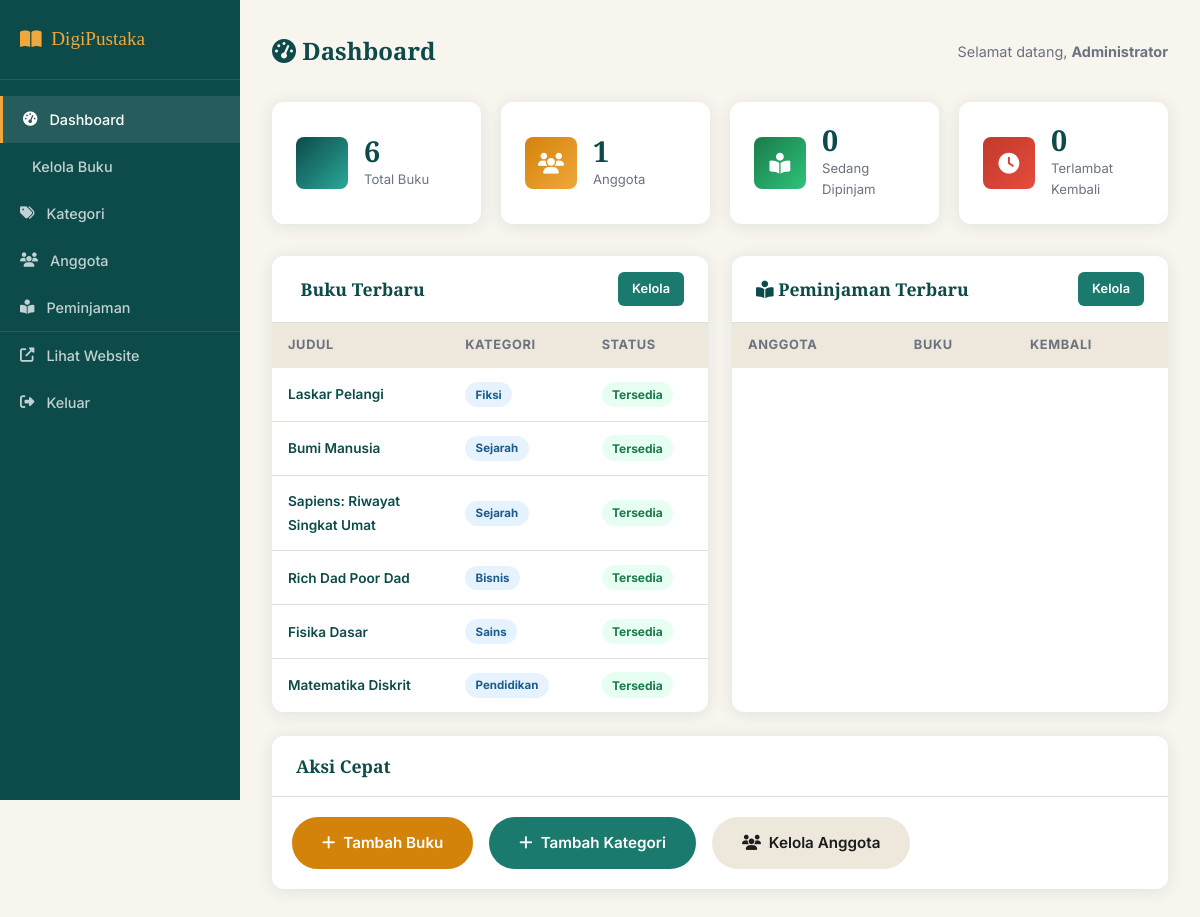
/admin/index.php (signed in), run on the app's committed database.
### tables this page shows
CREATE TABLE buku (
    id INT AUTO_INCREMENT PRIMARY KEY,
    judul VARCHAR(255) NOT NULL,
    slug VARCHAR(255) NOT NULL UNIQUE,
    pengarang VARCHAR(255) NOT NULL,
    penerbit VARCHAR(255),
    tahun_terbit YEAR,
    isbn VARCHAR(20),
    kategori_id INT,
    deskripsi TEXT,
    cover_url VARCHAR(500),
    file_url VARCHAR(500),
    halaman INT DEFAULT 0,
    bahasa VARCHAR(50) DEFAULT 'Indonesia',
    status ENUM('tersedia','tidak_tersedia') DEFAULT 'tersedia',
    views INT DEFAULT 0,
    downloads INT DEFAULT 0,
    created_at TIMESTAMP DEFAULT CURRENT_TIMESTAMP,
    FOREIGN KEY (kategori_id) REFERENCES kategori(id) ON DELETE SET NULL
);

CREATE TABLE kategori (
    id INT AUTO_INCREMENT PRIMARY KEY,
    nama VARCHAR(100) NOT NULL,
    slug VARCHAR(100) NOT NULL UNIQUE,
    deskripsi TEXT,
    ikon VARCHAR(50) DEFAULT 'book',
    created_at TIMESTAMP DEFAULT CURRENT_TIMESTAMP
);

### includes/config.php (called while the page is built, shortened)
<?php
function sanitize(string $input): string {
    return htmlspecialchars(strip_tags(trim($input)), ENT_QUOTES, 'UTF-8');
}

### admin/index.php (the view, shortened to what this page needs)
<?php
require_once __DIR__ . '/../includes/config.php';
$db = getDB();
$totalBuku      = $db->query("SELECT COUNT(*) FROM buku")->fetchColumn();
$totalAnggota   = $db->query("SELECT COUNT(*) FROM users WHERE role='anggota'")->fetchColumn();
$totalPinjam    = $db->query("SELECT COUNT(*) FROM peminjaman WHERE status='dipinjam'")->fetchColumn();
$totalTerlambat = $db->query("SELECT COUNT(*) FROM peminjaman WHERE status='dipinjam' AND tanggal_kembali < CURDATE()")->fetchColumn();
$recentBuku = $db->query("
    SELECT b.*, k.nama as nama_kategori FROM buku b
    LEFT JOIN kategori k ON b.kategori_id=k.id
    ORDER BY b.created_at DESC LIMIT 8
")->fetchAll();
?>
<!DOCTYPE html>
<html lang="id">
<head>
    <link rel="stylesheet" href="https://cdnjs.cloudflare.com/ajax/libs/font-awesome/6.5.0/css/all.min.css">
    <link rel="stylesheet" href="<?= SITE_URL ?>/assets/css/style.css">
</head>
<body>
<div class="admin-layout">
    <aside class="sidebar">
        <div class="sidebar-brand">
            <i class="fas fa-book-open"></i> <?= SITE_NAME ?>
        </div>
        <nav class="sidebar-menu">
            <a href="index.php" class="active"><i class="fas fa-tachometer-alt"></i> Dashboard</a>
            <a href="buku.php"><i class="fas fa-books"></i> Kelola Buku</a>
            <a href="kategori.php"><i class="fas fa-tags"></i> Kategori</a>
            <a href="anggota.php"><i class="fas fa-users"></i> Anggota</a>
            <a href="peminjaman.php"><i class="fas fa-book-reader"></i> Peminjaman</a>
            <a href="<?= SITE_URL ?>" style="margin-top:auto;border-top:1px solid rgba(255,255,255,.1)">
                <i class="fas fa-external-link-alt"></i> Lihat Website
            </a>
            <a href="<?= SITE_URL ?>/logout.php"><i class="fas fa-sign-out-alt"></i> Keluar</a>
        </nav>
    </aside>
    <main class="admin-content">
        <div class="admin-header">
            <h1 class="admin-title"><i class="fas fa-tachometer-alt"></i> Dashboard</h1>
            <span style="color:var(--text-muted);font-size:.9rem">
                Selamat datang, <strong><?= sanitize($_SESSION['nama']) ?></strong>
            </span>
        </div>
        <div class="stats-grid">
            <div class="stat-card">
                <div class="stat-icon teal"><i class="fas fa-books"></i></div>
                <div class="stat-info">
                    <div class="num"><?= number_format($totalBuku) ?></div>
                    <div class="label">Total Buku</div>
                </div>
            </div>
            <div class="stat-card">
                <div class="stat-icon amber"><i class="fas fa-users"></i></div>
                <div class="stat-info">
                    <div class="num"><?= number_format($totalAnggota) ?></div>
                    <div class="label">Anggota</div>
                </div>
            </div>
            <div class="stat-card">
                <div class="stat-icon green"><i class="fas fa-book-reader"></i></div>
                <div class="stat-info">
                    <div class="num"><?= number_format($totalPinjam) ?></div>
                    <div class="label">Sedang Dipinjam</div>
                </div>
            </div>
            <div class="stat-card">
                <div class="stat-icon red"><i class="fas fa-clock"></i></div>
                <div class="stat-info">
                    <div class="num"><?= number_format($totalTerlambat) ?></div>
                    <div class="label">Terlambat Kembali</div>
                </div>
            </div>
        </div>
        <div style="display:grid;grid-template-columns:1fr 1fr;gap:1.5rem;margin-bottom:1.5rem">
            <div class="table-card">
                <div class="table-card-header">
                    <h3><i class="fas fa-books"></i> Buku Terbaru</h3>
                    <a href="buku.php" class="btn btn-teal btn-sm">Kelola</a>
                </div>
                <table class="data-table">
                    <thead><tr><th>Judul</th><th>Kategori</th><th>Status</th></tr></thead>
                    <tbody>
                        <?php foreach ($recentBuku as $b): ?>
                        <tr>
                            <td style="max-width:150px">
                                <a href="../buku.php?slug=<?= urlencode($b['slug']) ?>"
                                   style="font-weight:600;color:var(--teal-dark);font-size:.85rem">
                                    <?= sanitize(substr($b['judul'],0,30)) ?>
                                </a>
                            </td>
                            <td><span class="badge badge-blue" style="font-size:.72rem"><?= sanitize($b['nama_kategori'] ?? '-') ?></span></td>
                            <td><span class="badge <?= $b['status']==='tersedia'?'badge-green':'badge-red' ?>"><?= $b['status'] ?></span></td>
                        </tr>
                        <?php endforeach; ?>
                    </tbody>
                </table>
            </div>
            <div class="table-card">
                <div class="table-card-header">
                    <h3><i class="fas fa-book-reader"></i> Peminjaman Terbaru</h3>
                    <a href="peminjaman.php" class="btn btn-teal btn-sm">Kelola</a>
                </div>
                <table class="data-table">
                    <thead><tr><th>Anggota</th><th>Buku</th><th>Kembali</th></tr></thead>
                </table>
            </div>
        </div>
        <div class="table-card">
            <div class="table-card-header"><h3>Aksi Cepat</h3></div>
            <div style="padding:1.25rem;display:flex;gap:1rem;flex-wrap:wrap">
                <a href="buku.php?aksi=tambah" class="btn btn-primary"><i class="fas fa-plus"></i> Tambah Buku</a>
                <a href="kategori.php?aksi=tambah" class="btn btn-teal"><i class="fas fa-plus"></i> Tambah Kategori</a>
                <a href="anggota.php" class="btn" style="background:var(--cream-dark);color:var(--text)"><i class="fas fa-users"></i> Kelola Anggota</a>
            </div>
        </div>
    </main>
</div>
</body>
</html>

### assets/css/style.css (style rules this page uses)
:root { --teal-dark: #0d4a4a; --teal: #1a7a6e; --teal-light: #2aa89a; --amber: #d4830a; --amber-light: #f0a83c; --cream: #f8f4ee; --cream-dark: #ede7dc; --text: #1c1c1e; --text-muted: #6b7280; --white: #ffffff; --border: #e2ddd5; --shadow: 0 2px 16px rgba(13,74,74,.10); --shadow-lg: 0 8px 40px rgba(13,74,74,.18); --radius: 12px; --radius-sm: 8px; --font-display:'Playfair Display', Georgia, serif; --font-body: 'Inter', system-ui, sans-serif; }
*, *::before, *::after { box-sizing: border-box; margin: 0; padding: 0; }
html { scroll-behavior: smooth; }
body { font-family: var(--font-body); background: var(--cream); color: var(--text); line-height: 1.6; }
a { color: inherit; text-decoration: none; }
.btn { display: inline-flex; align-items: center; gap: .5rem; padding: .75rem 1.75rem; border-radius: 50px; font-weight: 600; font-size: .95rem; cursor: pointer; border: 2px solid transparent; transition: transform .15s, box-shadow .15s, background .2s; }
.btn-primary { background: var(--amber); color: #fff; border-color: var(--amber); }
.btn-teal { background: var(--teal); color: #fff; }
.admin-layout { display: grid; grid-template-columns: 240px 1fr; min-height: 100vh; }
.sidebar { background: var(--teal-dark); padding: 0; position: sticky; top: 0; height: 100vh; overflow-y: auto; }
.sidebar-brand { padding: 1.5rem 1.25rem; border-bottom: 1px solid rgba(255,255,255,.1); font-family: var(--font-display); font-size: 1.2rem; color: var(--amber-light); display: flex; align-items: center; gap: .6rem; }
.sidebar-menu { padding: 1rem 0; }
.sidebar-menu a { display: flex; align-items: center; gap: .75rem; padding: .75rem 1.25rem; color: rgba(255,255,255,.75); font-size: .9rem; font-weight: 500; transition: background .2s, color .2s; }
.sidebar-menu a:hover, .sidebar-menu a.active { background: rgba(255,255,255,.1); color: #fff; border-left: 3px solid var(--amber-light); }
.admin-content { background: var(--cream); padding: 2rem; overflow-y: auto; }
.admin-header { display: flex; align-items: center; justify-content: space-between; margin-bottom: 2rem; flex-wrap: wrap; gap: 1rem; }
.admin-title { font-family: var(--font-display); font-size: 1.5rem; color: var(--teal-dark); }
.stats-grid { display: grid; grid-template-columns: repeat(auto-fill, minmax(200px, 1fr)); gap: 1.25rem; margin-bottom: 2rem; }
.stat-card { background: #fff; border-radius: var(--radius); padding: 1.5rem; box-shadow: var(--shadow); display: flex; align-items: center; gap: 1rem; }
.stat-icon { width: 52px; height: 52px; border-radius: var(--radius-sm); display: flex; align-items: center; justify-content: center; font-size: 1.3rem; color: #fff; flex-shrink: 0; }
.stat-icon.teal { background: linear-gradient(135deg, var(--teal-dark), var(--teal-light)); }
.stat-icon.amber { background: linear-gradient(135deg, var(--amber), var(--amber-light)); }
.stat-icon.green { background: linear-gradient(135deg, #1a7a4a, #2ec47a); }
.stat-icon.red { background: linear-gradient(135deg, #c0392b, #e74c3c); }
.stat-info .num { font-family: var(--font-display); font-size: 1.8rem; font-weight: 700; color: var(--teal-dark); line-height: 1; }
.stat-info .label { font-size: .82rem; color: var(--text-muted); margin-top: .2rem; }
.table-card { background: #fff; border-radius: var(--radius); box-shadow: var(--shadow); overflow: hidden; }
.table-card-header { padding: 1rem 1.5rem; border-bottom: 1px solid var(--border); display: flex; align-items: center; justify-content: space-between; }
.table-card-header h3 { font-family: var(--font-display); font-size: 1.1rem; color: var(--teal-dark); }
.data-table { width: 100%; border-collapse: collapse; font-size: .9rem; }
.data-table th { background: var(--cream-dark); padding: .75rem 1rem; text-align: left; font-size: .8rem; font-weight: 700; text-transform: uppercase; letter-spacing: .05em; color: var(--text-muted); white-space: nowrap; }
.data-table td { padding: .85rem 1rem; border-bottom: 1px solid var(--border); vertical-align: middle; }
.data-table tr:last-child td { border-bottom: none; }
.badge { display: inline-flex; align-items: center; padding: .2rem .65rem; border-radius: 20px; font-size: .75rem; font-weight: 700; text-transform: capitalize; }
.badge-green { background: #e6fff2; color: #1a7a4a; }
.badge-blue { background: #e6f3ff; color: #1a5c8a; }
.btn-sm { padding: .3rem .75rem; font-size: .8rem; border-radius: 6px; }

### data on the page
buku: judul "Laskar Pelangi", kategori.nama "Fiksi", status "Tersedia"
buku: judul "Bumi Manusia", kategori.nama "Sejarah", status "Tersedia"
buku: judul "Sapiens: Riwayat Singkat Umat", kategori.nama "Sejarah", status "Tersedia"
buku: judul "Rich Dad Poor Dad", kategori.nama "Bisnis", status "Tersedia"
buku: judul "Fisika Dasar", kategori.nama "Sains", status "Tersedia"
buku: judul "Matematika Diskrit", kategori.nama "Pendidikan", status "Tersedia"

### other printed values
SITE_NAME "DigiPustaka"
$_SESSION['nama'] "Administrator"
$totalBuku "6"
$totalAnggota "1"
$totalPinjam "0"
$totalTerlambat "0"
